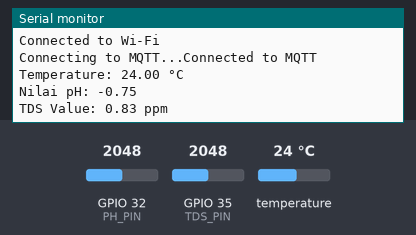
The sketch below on a simulated ESP32. Parts: the last lines printed to the serial monitor. The test bench sets the inputs (shaded band); at power-on: temperature 24 °C, GPIO 32 (PH_PIN) = 2048, GPIO 35 (TDS_PIN) = 2048 (analog values on the 0–4095 scale). WiFi joins after 1.5 s; servers stay silent unless stated; no MQTT or app messages arrive unless stated.

Above: at 2.7 s.
2.8 s: temperature set to 12 °C
At 4.4 s:
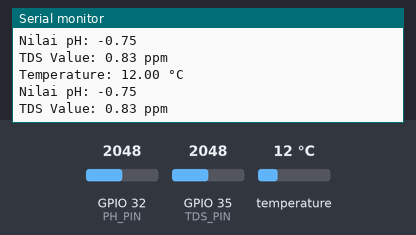
5.3 s: GPIO 32 (PH_PIN) set to 2866
At 6.9 s:
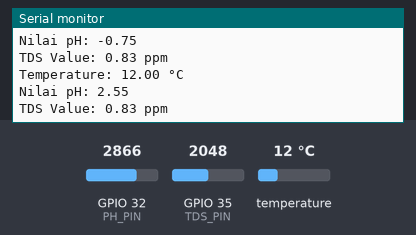
7.8 s: GPIO 35 (TDS_PIN) set to 2866
At 10.1 s:
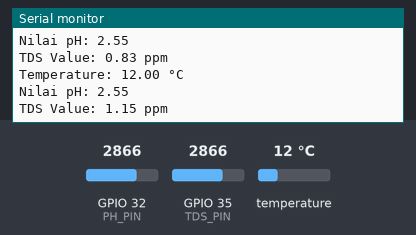
10.3 s: temperature set to 19 °C
At 12.0 s:
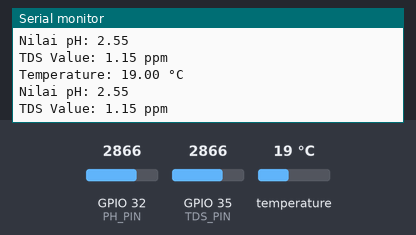
12.8 s: GPIO 32 (PH_PIN) set to 3603
At 13.3 s:
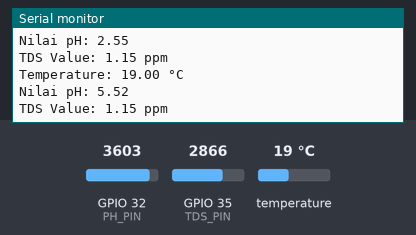
15.3 s: GPIO 35 (TDS_PIN) set to 3603
At 17.1 s:
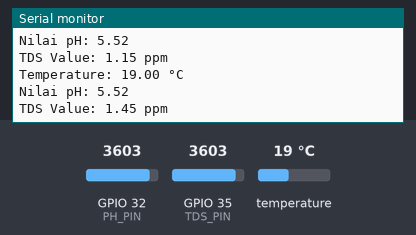
Timing chart, 0 to 18.6 s (numbered marks = the images above; inputs shaded):
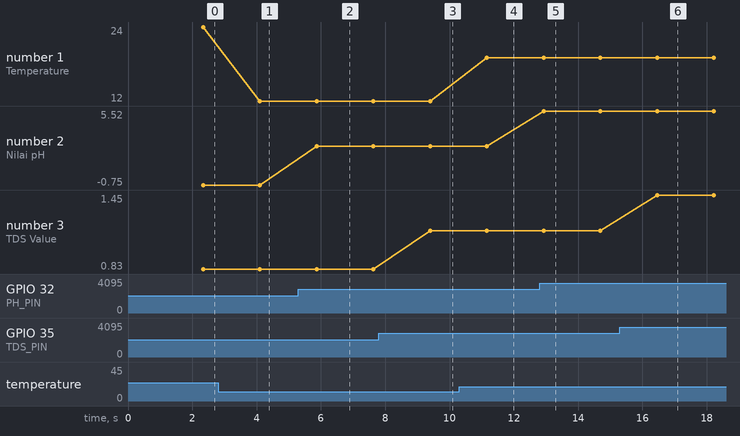

Measured:
- after the input at 2.8 s, the serial monitor: prints a new line after 1.3 s (image 1)
- after the input at 5.3 s, the serial monitor: prints a new line after 0.56 s (image 2)
- after the input at 7.8 s, the serial monitor: prints a new line after 1.6 s (image 3)
- after the input at 10.3 s, the serial monitor: prints a new line after 0.86 s (image 4)
- after the input at 12.8 s, the serial monitor: prints a new line after 0.13 s (image 5)
- after the input at 15.3 s, the serial monitor: prints a new line after 1.2 s (image 6)
- plotted number 1: 24 → 12 after the input at 2.8 s, 12 → 19 after the input at 10.3 s
- plotted number 2: -0.75 → 2.55 after the input at 5.3 s, 2.55 → 5.52 after the input at 12.8 s

The sketch:

main.ino
```cpp
#include <OneWire.h>
#include <DallasTemperature.h>
#include <WiFi.h>
#include <WiFiManager.h>  // WiFiManager untuk pengaturan Wi-Fi
#include <PubSubClient.h>  // Library MQTT

// =====================
// Konfigurasi Pin Sensor
// =====================
#define ONE_WIRE_BUS 33  // DS18B20
#define PH_PIN 32        // pH Meter (Analog)
#define TDS_PIN 35       // TDS Meter (Analog)

// =====================
// Variabel Konfigurasi Sensor
// =====================
// DS18B20
OneWire oneWire(ONE_WIRE_BUS);
DallasTemperature sensors(&oneWire);

// pH Meter
float V_offset = 1.8;
float slope = 0.2;

// TDS Meter
float tdsVoltageOffset = 0.0; // Offset kalibrasi TDS Meter (volt)
float tdsConversionFactor = 0.5; // Faktor konversi TDS (contoh: 0.5)

// =====================
// Konfigurasi MQTT
// =====================
String device_id = "ESP32_001"; // Ganti dengan Device ID unik
String mqtt_topic = "water_quality/" + device_id; // Topic MQTT unik per sensor
const char* mqtt_server = "broker.emqx.io"; // Broker EMQX
const int mqtt_port = 1883; // Port standar MQTT (non-SSL/TLS)

WiFiClient espClient;
PubSubClient client(espClient);

// =====================
// Fungsi Inisialisasi
// =====================
void setup() {
  Serial.begin(115200);

  // Inisialisasi DS18B20
  sensors.begin();

  // Konfigurasi ADC ESP32
  analogReadResolution(12); // Resolusi ADC 12-bit (0-4095)
  analogSetAttenuation(ADC_11db); // Rentang ADC hingga ~3.3V

  // Setup Wi-Fi dengan WiFiManager
  setupWiFi();

  // Setup MQTT
  setupMQTT();
}

// =====================
// Fungsi Pembacaan Sensor
// =====================

// Fungsi untuk membaca suhu dari DS18B20
float readTemperature() {
  sensors.requestTemperatures(); // Meminta data dari DS18B20
  return sensors.getTempCByIndex(0); // Membaca suhu dari sensor pertama
}

// Fungsi untuk membaca nilai analog dari pH Meter
float readPH() {
  // Membaca nilai analog dari pH Meter
  int rawValue = analogRead(PH_PIN);
  float voltage = rawValue * (3.3 / 4095.0);
  float phValue = (voltage - V_offset) / slope;
  return phValue;
}

// Fungsi untuk membaca nilai analog dari TDS Meter
float readTDS() {
  int rawValue = analogRead(TDS_PIN); // Membaca nilai analog
  float voltage = rawValue * (3.3 / 4095.0); // Konversi ke volt
  float tdsValue = (voltage + tdsVoltageOffset) * tdsConversionFactor; // Konversi ke nilai TDS
  return tdsValue;
}

// =====================
// Fungsi untuk Setup Wi-Fi
// =====================
void setupWiFi() {
  WiFiManager wifiManager;
  wifiManager.autoConnect("ESP32_Configuration"); // Nama SSID default jika tidak ada jaringan yang ditemukan
  Serial.println("Connected to Wi-Fi");
}

// =====================
// Fungsi Setup MQTT
// =====================
void setupMQTT() {
  client.setServer(mqtt_server, mqtt_port);
  while (!client.connected()) {
    Serial.print("Connecting to MQTT...");
    if (client.connect(device_id.c_str())) {
      Serial.println("Connected to MQTT");
    } else {
      Serial.print("Failed with state: ");
      Serial.println(client.state());
      delay(2000);
    }
  }
}

// =====================
// Fungsi Kirim Data ke MQTT
// =====================
void sendDataToMQTT(float phValue, float temperature, float tdsValue) {
  String payload = "{\"device_id\":\"" + device_id + "\",\"pH\":" + String(phValue) + ",\"temperature\":" + String(temperature) + ",\"TDS\":" + String(tdsValue) + "}";
  client.publish(mqtt_topic.c_str(), payload.c_str()); // Kirim ke topic unik
}

// =====================
// Fungsi Loop Utama
// =====================
void loop() {
  if (!client.connected()) {
    setupMQTT();  // Jika koneksi MQTT terputus, coba sambungkan ulang
  }
  client.loop();  // Proses koneksi dan komunikasi MQTT

  // Membaca suhu
  float temperature = readTemperature();
  Serial.print("Temperature: ");
  Serial.print(temperature);
  Serial.println(" °C");

  // Membaca nilai pH
  float ph = readPH(); // Membaca nilai pH
  Serial.print("Nilai pH: ");
  Serial.println(ph);

  // Membaca nilai TDS
  float tds = readTDS();
  Serial.print("TDS Value: ");
  Serial.print(tds);
  Serial.println(" ppm");

  // Mengirim data ke MQTT
  sendDataToMQTT(ph, temperature, tds);

  // Delay 1 detik sebelum membaca lagi
  delay(1000);
}
```
